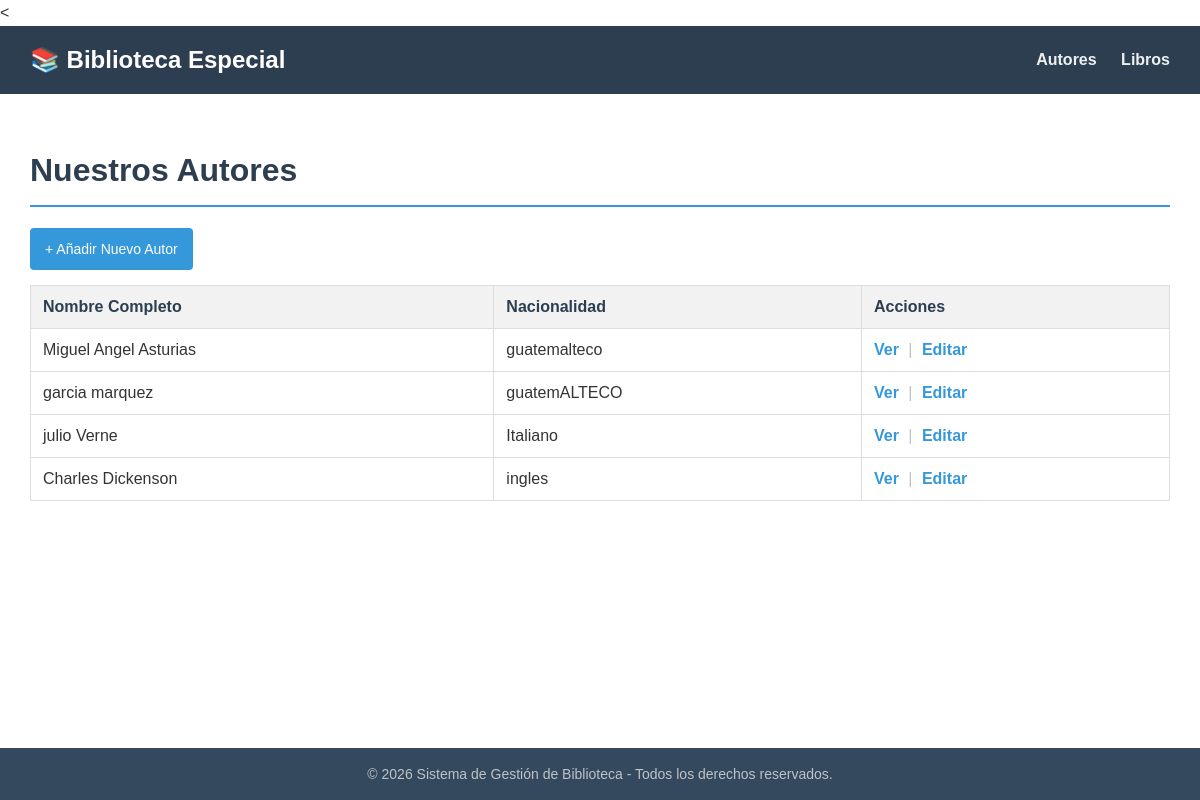
Screenshot of /biblioteca/autores/ with the database file from the repository.
### biblioteca/models.py (models this page shows, shortened)
class Autor(models.Model):
    nombre = models.CharField(max_length=100)
    apellido = models.CharField(max_length=100)
    nacionalidad = models.CharField(max_length=50, blank=True, null=True)
    fecha_nacimiento = models.DateField(blank=True, null=True)

### biblioteca/views.py (the view)
# urls.py: path("autores/", views.AutorListView.as_view(), name="autor-list"),
class AutorListView(ListView):
    model = Autor
    template_name = "biblioteca/autor_list.html"
    context_object_name = "autores"

### biblioteca/templates/biblioteca/autor_list.html
{% extends 'biblioteca/base.html' %}
{% block contenido %}
    <h1>Nuestros Autores</h1>
    <a href="{% url 'autor-create' %}" class="btn">+ Añadir Nuevo Autor</a>
    <table>
        <thead>
            <tr>
                <th>Nombre Completo</th>
                <th>Nacionalidad</th>
                <th>Acciones</th>
            </tr>
        </thead>
        <tbody>
            {% for autor in autores %}
            <tr>
                <td>{{ autor.nombre }} {{ autor.apellido }}</td>
                <td>{{ autor.nacionalidad|default:"No especificada" }}</td>
                <td>
                    <a href="{% url 'autor-detail' autor.pk %}" class="link-accion">Ver</a>
                    <span class="separador">|</span>
                    <a href="{% url 'autor-update' autor.pk %}" class="link-accion">Editar</a>
                </td>
            </tr>
            {% empty %}
            <tr>
                <td colspan="3" style="text-align: center; color: #7f8c8d; padding: 20px;">
                    No hay autores registrados en el sistema.
                </td>
            </tr>
            {% endfor %}
        </tbody>
    </table>
{% endblock %}

### biblioteca/templates/biblioteca/base.html (shortened to what this page needs)
<<!DOCTYPE html>
<html lang="es">
<head>
</head>
<body>
    <header>
        <h1>📚 Biblioteca Especial</h1>
        <nav>
            <a href="{% url 'autor-list' %}">Autores</a>
            <a href="{% url 'libro-list' %}">Libros</a>
        </nav>
    </header>
    <div class="container">
        {% block contenido %}
        {% endblock %}
    </div>
    <footer>
        &copy; 2026 Sistema de Gestión de Biblioteca - Todos los derechos reservados.
    </footer>
</body>
</html>

### biblioteca/templates/biblioteca/base.html (style rules this page uses)
body { font-family: Arial, sans-serif; margin: 0; padding: 0; line-height: 1.6; color: #333; display: flex; flex-direction: column; min-height: 100vh; }
.container { padding: 30px; flex: 1; }
header { background-color: #2c3e50; color: white; padding: 15px 30px; display: flex; justify-content: space-between; align-items: center; }
header h1 { margin: 0; font-size: 24px; border-bottom: none; padding-bottom: 0; color: white; }
header nav a { color: #ecf0f1; text-decoration: none; margin-left: 20px; font-weight: bold; }
footer { background-color: #34495e; color: #bdc3c7; text-align: center; padding: 15px; font-size: 14px; margin-top: auto; }
h1 { color: #2c3e50; border-bottom: 2px solid #3498db; padding-bottom: 8px; }
.btn { display: inline-block; padding: 10px 15px; color: white; text-decoration: none; border-radius: 4px; font-size: 14px; border: none; cursor: pointer; box-sizing: border-box; background-color: #3498db; }
.link-accion { text-decoration: none; color: #3498db; font-weight: bold; }
.separador { color: #bdc3c7; margin: 0 5px; }
table { width: 100%; border-collapse: collapse; margin-top: 15px; margin-bottom: 30px; }
th, td { border: 1px solid #ddd; padding: 12px; text-align: left; }
th { background-color: #f2f2f2; color: #2c3e50; font-weight: bold; }

### rows the page displays
Autor: nombre "Miguel Angel", apellido "Asturias", nacionalidad "guatemalteco"
Autor: nombre "garcia", apellido "marquez", nacionalidad "guatemALTECO"
Autor: nombre "julio", apellido "Verne", nacionalidad "Italiano"
Autor: nombre "Charles", apellido "Dickenson", nacionalidad "ingles"
